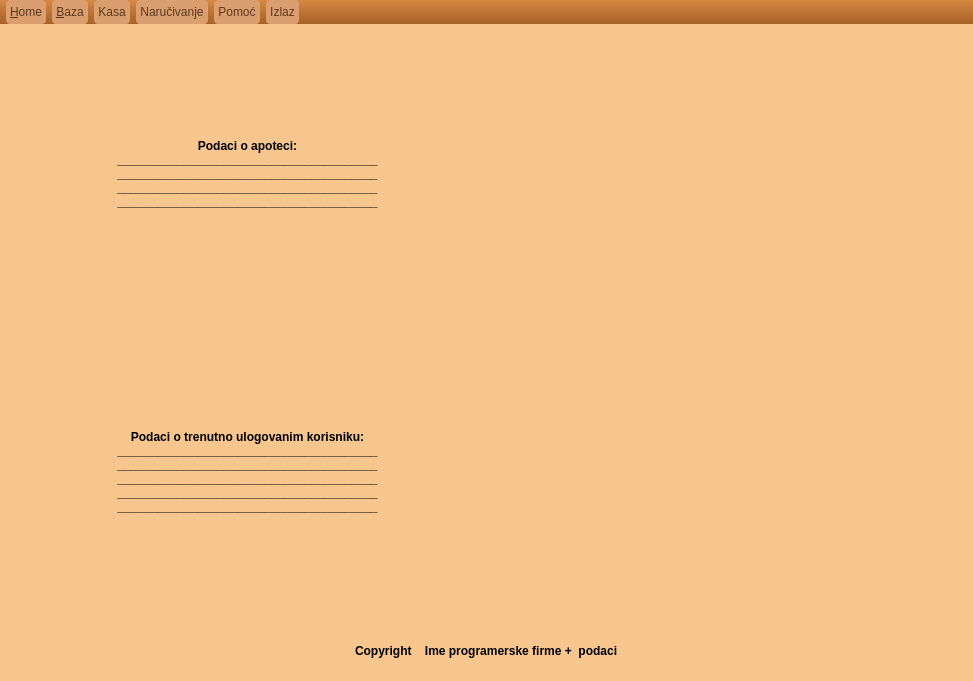
<?xml version="1.0" encoding="UTF-8"?>
<ui version="4.0">
 <class>Apoteka</class>
 <widget class="QMainWindow" name="Apoteka">
  <property name="geometry">
   <rect>
    <x>0</x>
    <y>0</y>
    <width>973</width>
    <height>681</height>
   </rect>
  </property>
  <property name="palette">
   <palette>
    <active>
     <colorrole role="WindowText">
      <brush brushstyle="SolidPattern">
       <color alpha="255">
        <red>170</red>
        <green>85</green>
        <blue>0</blue>
       </color>
      </brush>
     </colorrole>
     <colorrole role="Button">
      <brush brushstyle="SolidPattern">
       <color alpha="255">
        <red>247</red>
        <green>198</green>
        <blue>143</blue>
       </color>
      </brush>
     </colorrole>
     <colorrole role="Light">
      <brush brushstyle="SolidPattern">
       <color alpha="255">
        <red>255</red>
        <green>235</green>
        <blue>184</blue>
       </color>
      </brush>
     </colorrole>
     <colorrole role="Midlight">
      <brush brushstyle="SolidPattern">
       <color alpha="255">
        <red>233</red>
        <green>222</green>
        <blue>192</blue>
       </color>
      </brush>
     </colorrole>
     <colorrole role="Dark">
      <brush brushstyle="SolidPattern">
       <color alpha="255">
        <red>202</red>
        <green>167</green>
        <blue>118</blue>
       </color>
      </brush>
     </colorrole>
     <colorrole role="Mid">
      <brush brushstyle="SolidPattern">
       <color alpha="255">
        <red>164</red>
        <green>148</green>
        <blue>83</blue>
       </color>
      </brush>
     </colorrole>
     <colorrole role="Text">
      <brush brushstyle="SolidPattern">
       <color alpha="255">
        <red>60</red>
        <green>30</green>
        <blue>3</blue>
       </color>
      </brush>
     </colorrole>
     <colorrole role="BrightText">
      <brush brushstyle="SolidPattern">
       <color alpha="255">
        <red>244</red>
        <green>237</green>
        <blue>224</blue>
       </color>
      </brush>
     </colorrole>
     <colorrole role="ButtonText">
      <brush brushstyle="SolidPattern">
       <color alpha="255">
        <red>117</red>
        <green>69</green>
        <blue>52</blue>
       </color>
      </brush>
     </colorrole>
     <colorrole role="Base">
      <brush brushstyle="SolidPattern">
       <color alpha="255">
        <red>247</red>
        <green>198</green>
        <blue>143</blue>
       </color>
      </brush>
     </colorrole>
     <colorrole role="Window">
      <brush brushstyle="SolidPattern">
       <color alpha="255">
        <red>247</red>
        <green>198</green>
        <blue>143</blue>
       </color>
      </brush>
     </colorrole>
     <colorrole role="Shadow">
      <brush brushstyle="SolidPattern">
       <color alpha="255">
        <red>186</red>
        <green>144</green>
        <blue>71</blue>
       </color>
      </brush>
     </colorrole>
     <colorrole role="Highlight">
      <brush brushstyle="SolidPattern">
       <color alpha="255">
        <red>138</red>
        <green>68</green>
        <blue>40</blue>
       </color>
      </brush>
     </colorrole>
     <colorrole role="HighlightedText">
      <brush brushstyle="SolidPattern">
       <color alpha="255">
        <red>255</red>
        <green>198</green>
        <blue>147</blue>
       </color>
      </brush>
     </colorrole>
     <colorrole role="Link">
      <brush brushstyle="SolidPattern">
       <color alpha="255">
        <red>0</red>
        <green>0</green>
        <blue>71</blue>
       </color>
      </brush>
     </colorrole>
     <colorrole role="LinkVisited">
      <brush brushstyle="SolidPattern">
       <color alpha="255">
        <red>255</red>
        <green>169</green>
        <blue>237</blue>
       </color>
      </brush>
     </colorrole>
     <colorrole role="AlternateBase">
      <brush brushstyle="SolidPattern">
       <color alpha="255">
        <red>250</red>
        <green>246</green>
        <blue>178</blue>
       </color>
      </brush>
     </colorrole>
     <colorrole role="NoRole">
      <brush brushstyle="SolidPattern">
       <color alpha="255">
        <red>234</red>
        <green>234</green>
        <blue>234</blue>
       </color>
      </brush>
     </colorrole>
    </active>
    <inactive>
     <colorrole role="WindowText">
      <brush brushstyle="SolidPattern">
       <color alpha="255">
        <red>170</red>
        <green>85</green>
        <blue>0</blue>
       </color>
      </brush>
     </colorrole>
     <colorrole role="Button">
      <brush brushstyle="SolidPattern">
       <color alpha="255">
        <red>247</red>
        <green>198</green>
        <blue>143</blue>
       </color>
      </brush>
     </colorrole>
     <colorrole role="Light">
      <brush brushstyle="SolidPattern">
       <color alpha="255">
        <red>255</red>
        <green>235</green>
        <blue>184</blue>
       </color>
      </brush>
     </colorrole>
     <colorrole role="Midlight">
      <brush brushstyle="SolidPattern">
       <color alpha="255">
        <red>233</red>
        <green>222</green>
        <blue>192</blue>
       </color>
      </brush>
     </colorrole>
     <colorrole role="Dark">
      <brush brushstyle="SolidPattern">
       <color alpha="255">
        <red>202</red>
        <green>167</green>
        <blue>118</blue>
       </color>
      </brush>
     </colorrole>
     <colorrole role="Mid">
      <brush brushstyle="SolidPattern">
       <color alpha="255">
        <red>164</red>
        <green>148</green>
        <blue>83</blue>
       </color>
      </brush>
     </colorrole>
     <colorrole role="Text">
      <brush brushstyle="SolidPattern">
       <color alpha="255">
        <red>60</red>
        <green>30</green>
        <blue>3</blue>
       </color>
      </brush>
     </colorrole>
     <colorrole role="BrightText">
      <brush brushstyle="SolidPattern">
       <color alpha="255">
        <red>244</red>
        <green>237</green>
        <blue>224</blue>
       </color>
      </brush>
     </colorrole>
     <colorrole role="ButtonText">
      <brush brushstyle="SolidPattern">
       <color alpha="255">
        <red>117</red>
        <green>69</green>
        <blue>52</blue>
       </color>
      </brush>
     </colorrole>
     <colorrole role="Base">
      <brush brushstyle="SolidPattern">
       <color alpha="255">
        <red>247</red>
        <green>198</green>
        <blue>143</blue>
       </color>
      </brush>
     </colorrole>
     <colorrole role="Window">
      <brush brushstyle="SolidPattern">
       <color alpha="255">
        <red>247</red>
        <green>198</green>
        <blue>143</blue>
       </color>
      </brush>
     </colorrole>
     <colorrole role="Shadow">
      <brush brushstyle="SolidPattern">
       <color alpha="255">
        <red>186</red>
        <green>144</green>
        <blue>71</blue>
       </color>
      </brush>
     </colorrole>
     <colorrole role="Highlight">
      <brush brushstyle="SolidPattern">
       <color alpha="255">
        <red>138</red>
        <green>68</green>
        <blue>40</blue>
       </color>
      </brush>
     </colorrole>
     <colorrole role="HighlightedText">
      <brush brushstyle="SolidPattern">
       <color alpha="255">
        <red>255</red>
        <green>198</green>
        <blue>147</blue>
       </color>
      </brush>
     </colorrole>
     <colorrole role="Link">
      <brush brushstyle="SolidPattern">
       <color alpha="255">
        <red>0</red>
        <green>0</green>
        <blue>71</blue>
       </color>
      </brush>
     </colorrole>
     <colorrole role="LinkVisited">
      <brush brushstyle="SolidPattern">
       <color alpha="255">
        <red>255</red>
        <green>169</green>
        <blue>237</blue>
       </color>
      </brush>
     </colorrole>
     <colorrole role="AlternateBase">
      <brush brushstyle="SolidPattern">
       <color alpha="255">
        <red>250</red>
        <green>246</green>
        <blue>178</blue>
       </color>
      </brush>
     </colorrole>
     <colorrole role="NoRole">
      <brush brushstyle="SolidPattern">
       <color alpha="255">
        <red>234</red>
        <green>234</green>
        <blue>234</blue>
       </color>
      </brush>
     </colorrole>
    </inactive>
    <disabled>
     <colorrole role="WindowText">
      <brush brushstyle="SolidPattern">
       <color alpha="255">
        <red>202</red>
        <green>167</green>
        <blue>118</blue>
       </color>
      </brush>
     </colorrole>
     <colorrole role="Button">
      <brush brushstyle="SolidPattern">
       <color alpha="255">
        <red>247</red>
        <green>198</green>
        <blue>143</blue>
       </color>
      </brush>
     </colorrole>
     <colorrole role="Light">
      <brush brushstyle="SolidPattern">
       <color alpha="255">
        <red>255</red>
        <green>235</green>
        <blue>184</blue>
       </color>
      </brush>
     </colorrole>
     <colorrole role="Midlight">
      <brush brushstyle="SolidPattern">
       <color alpha="255">
        <red>233</red>
        <green>222</green>
        <blue>192</blue>
       </color>
      </brush>
     </colorrole>
     <colorrole role="Dark">
      <brush brushstyle="SolidPattern">
       <color alpha="255">
        <red>202</red>
        <green>167</green>
        <blue>118</blue>
       </color>
      </brush>
     </colorrole>
     <colorrole role="Mid">
      <brush brushstyle="SolidPattern">
       <color alpha="255">
        <red>164</red>
        <green>148</green>
        <blue>83</blue>
       </color>
      </brush>
     </colorrole>
     <colorrole role="Text">
      <brush brushstyle="SolidPattern">
       <color alpha="255">
        <red>202</red>
        <green>167</green>
        <blue>118</blue>
       </color>
      </brush>
     </colorrole>
     <colorrole role="BrightText">
      <brush brushstyle="SolidPattern">
       <color alpha="255">
        <red>244</red>
        <green>237</green>
        <blue>224</blue>
       </color>
      </brush>
     </colorrole>
     <colorrole role="ButtonText">
      <brush brushstyle="SolidPattern">
       <color alpha="255">
        <red>202</red>
        <green>167</green>
        <blue>118</blue>
       </color>
      </brush>
     </colorrole>
     <colorrole role="Base">
      <brush brushstyle="SolidPattern">
       <color alpha="255">
        <red>247</red>
        <green>198</green>
        <blue>143</blue>
       </color>
      </brush>
     </colorrole>
     <colorrole role="Window">
      <brush brushstyle="SolidPattern">
       <color alpha="255">
        <red>247</red>
        <green>198</green>
        <blue>143</blue>
       </color>
      </brush>
     </colorrole>
     <colorrole role="Shadow">
      <brush brushstyle="SolidPattern">
       <color alpha="255">
        <red>186</red>
        <green>144</green>
        <blue>71</blue>
       </color>
      </brush>
     </colorrole>
     <colorrole role="Highlight">
      <brush brushstyle="SolidPattern">
       <color alpha="255">
        <red>240</red>
        <green>240</green>
        <blue>240</blue>
       </color>
      </brush>
     </colorrole>
     <colorrole role="HighlightedText">
      <brush brushstyle="SolidPattern">
       <color alpha="255">
        <red>255</red>
        <green>198</green>
        <blue>147</blue>
       </color>
      </brush>
     </colorrole>
     <colorrole role="Link">
      <brush brushstyle="SolidPattern">
       <color alpha="255">
        <red>0</red>
        <green>0</green>
        <blue>71</blue>
       </color>
      </brush>
     </colorrole>
     <colorrole role="LinkVisited">
      <brush brushstyle="SolidPattern">
       <color alpha="255">
        <red>255</red>
        <green>169</green>
        <blue>237</blue>
       </color>
      </brush>
     </colorrole>
     <colorrole role="AlternateBase">
      <brush brushstyle="SolidPattern">
       <color alpha="255">
        <red>250</red>
        <green>246</green>
        <blue>178</blue>
       </color>
      </brush>
     </colorrole>
     <colorrole role="NoRole">
      <brush brushstyle="SolidPattern">
       <color alpha="255">
        <red>234</red>
        <green>234</green>
        <blue>234</blue>
       </color>
      </brush>
     </colorrole>
    </disabled>
   </palette>
  </property>
  <property name="windowTitle">
   <string>Apoteka</string>
  </property>
  <property name="toolTipDuration">
   <number>-6</number>
  </property>
  <property name="styleSheet">
   <string notr="true">QWidget {
   background-color: #f7c68f;
}

/* Nice Windows-XP-style password character. */
QLineEdit[echoMode=&quot;2&quot;] {
    lineedit-password-character: 9679;
}

/* We provide a min-width and min-height for push buttons
   so that they look elegant regardless of the width of the text. */
QPushButton {
    background-color: #c38e63;
    border-width: 2px;
    border-color: #c97842;
    border-style: solid;
    border-radius: 5;
    padding: 3px;
    min-width: 9ex;
    min-height: 2.5ex;
}

QPushButton:hover {
   background-color: #eaab81;
}

/* Increase the padding, so the text is shifted when the button is
   pressed. */
QPushButton:pressed {
    padding-left: 5px;
    padding-top: 5px;
    background-color: #db9f5c;
}

QLabel, QAbstractButton {
    font: bold;
}

/* Mark mandatory fields with a brownish color. */
.mandatory {
    color: brown;
}

/* Bold text on status bar looks awful. */
QStatusBar QLabel {
   font: normal;
}

QStatusBar::item {
    border-width: 1;
    border-color: darkkhaki;
    border-style: solid;
    border-radius: 2;
}

QComboBox, QLineEdit, QSpinBox, QTextEdit, QListView {
    background-color: cornsilk;
    selection-color: #0a214c; 
    selection-background-color: #C19A6B;
}

QComboBox::drop-down:hover {
    image: url(:/home/pharmacy/kucica.jpg);
}

QListView {
    show-decoration-selected: 1;
}

QListView::item:hover {
    background-color: wheat;
}

/* We reserve 1 pixel space in padding. When we get the focus,
   we kill the padding and enlarge the border. This makes the items
   glow. */
QLineEdit, QFrame {
    border-width: 2px;
    padding: 1px;
    border-style: solid;
    border-color: #db9f5c;
    border-radius: 5px;
}

/* As mentioned above, eliminate the padding and increase the border. */
QLineEdit:focus, QFrame:focus {
    border-width: 3px;
    padding: 0px;
}

/* A QLabel is a QFrame ... */
QLabel {
    border: none;
    padding: 0;
    background: none;
}

/* A QToolTip is a QLabel ... */
QToolTip {
    border: 2px solid #db9f5c;
    padding: 5px;
    border-radius: 3px;
    opacity: 200;
}

/* Nice to have the background color change when hovered. */
QRadioButton:hover, QCheckBox:hover {
    background-color: wheat;
}

/* Force the dialog's buttons to follow the Windows guidelines. */
QDialogButtonBox {
    button-layout: 0;
}

/*-------------------------------------------------------------------------------------------Menu bar------------------------------------------------------------------------------------------------------ --*/
QMenuBar {
    background-color: qlineargradient(x1:0, y1:0, x2:0, y2:1, stop:0 #d68844, stop:1 #a56126); /*svetli braon,  tamni braon*/
}

QMenuBar::item {
    spacing: 3px; /* spacing between menu bar items */
    padding: 5px 4px;
    background: #db9f6f;
    border-radius: 4px;
    color: #593920;
}

QMenuBar::item:selected { /* when selected using mouse or keyboard */
    background: #f2c196; /* boja koze */
}

QMenuBar::item:pressed {
    background: #8c7252; /* sivi braon */
}

/*--------------------------------------------------------------------------------Menu ----------------------------------------------------------------------------------------------------------------------*/
QMenu {
    background-color: #f7c68f; /* sets background of the menu */
    border: 1px solid black;
}

QMenu::item {
    /* sets background of menu item. set this to something non-transparent
        if you want menu color and menu item color to be different */
    background-color: #f2ca9d;
}

QMenu::item:selected { /* when user selects item using mouse or keyboard */
    background-color: #a36c35;
}
</string>
  </property>
  <widget class="QWidget" name="centralWidget">
   <layout class="QVBoxLayout" name="verticalLayout" stretch="15,1">
    <item>
     <layout class="QHBoxLayout" name="horizontalLayout_3" stretch="1,1">
      <item>
       <layout class="QVBoxLayout" name="verticalBALL" stretch="0,0">
        <item>
         <widget class="QLabel" name="label_2">
          <property name="text">
           <string>Podaci o apoteci:
_______________________________________
_______________________________________
_______________________________________
_______________________________________
</string>
          </property>
          <property name="alignment">
           <set>Qt::AlignCenter</set>
          </property>
         </widget>
        </item>
        <item>
         <widget class="QLabel" name="label">
          <property name="text">
           <string>Podaci o trenutno ulogovanim korisniku:
_______________________________________
_______________________________________
_______________________________________
_______________________________________
_______________________________________
</string>
          </property>
          <property name="alignment">
           <set>Qt::AlignCenter</set>
          </property>
         </widget>
        </item>
       </layout>
      </item>
      <item>
       <layout class="QVBoxLayout" name="verticalJOBB">
        <item>
         <widget class="QLabel" name="label_5">
          <property name="text">
           <string/>
          </property>
          <property name="pixmap">
           <pixmap resource="images.qrc">:/photoMissing.png</pixmap>
          </property>
          <property name="alignment">
           <set>Qt::AlignCenter</set>
          </property>
         </widget>
        </item>
        <item>
         <spacer name="verticalSpacer_2">
          <property name="orientation">
           <enum>Qt::Vertical</enum>
          </property>
          <property name="sizeHint" stdset="0">
           <size>
            <width>20</width>
            <height>40</height>
           </size>
          </property>
         </spacer>
        </item>
        <item>
         <widget class="QLabel" name="label_4">
          <property name="text">
           <string/>
          </property>
          <property name="pixmap">
           <pixmap resource="images.qrc">:/photoMissing.png</pixmap>
          </property>
          <property name="alignment">
           <set>Qt::AlignCenter</set>
          </property>
         </widget>
        </item>
       </layout>
      </item>
     </layout>
    </item>
    <item>
     <layout class="QHBoxLayout" name="horizontalLayout_4">
      <item>
       <spacer name="horizontalSpacer_2">
        <property name="orientation">
         <enum>Qt::Horizontal</enum>
        </property>
        <property name="sizeHint" stdset="0">
         <size>
          <width>40</width>
          <height>20</height>
         </size>
        </property>
       </spacer>
      </item>
      <item>
       <widget class="QLabel" name="label_3">
        <property name="text">
         <string>Copyright    Ime programerske firme +  podaci</string>
        </property>
       </widget>
      </item>
      <item>
       <spacer name="horizontalSpacer">
        <property name="orientation">
         <enum>Qt::Horizontal</enum>
        </property>
        <property name="sizeHint" stdset="0">
         <size>
          <width>40</width>
          <height>20</height>
         </size>
        </property>
       </spacer>
      </item>
     </layout>
    </item>
   </layout>
  </widget>
  <widget class="QMenuBar" name="menuBar">
   <property name="geometry">
    <rect>
     <x>0</x>
     <y>0</y>
     <width>973</width>
     <height>29</height>
    </rect>
   </property>
   <property name="defaultUp">
    <bool>true</bool>
   </property>
   <property name="nativeMenuBar">
    <bool>true</bool>
   </property>
   <widget class="QMenu" name="menuHome">
    <property name="styleSheet">
     <string notr="true">image: url(/home/panna/Documents/ISProjekat/pharmacy/korisnickiInterface/kucica.png);</string>
    </property>
    <property name="title">
     <string>&amp;Home</string>
    </property>
    <addaction name="actionLogin"/>
   </widget>
   <widget class="QMenu" name="menuBaza">
    <property name="title">
     <string>&amp;Baza</string>
    </property>
    <addaction name="actionIme_artikala"/>
    <addaction name="actionJedinice_mere"/>
    <addaction name="actionPoreske_grupe"/>
    <addaction name="actionProizvodaci"/>
    <addaction name="actionPregled_prodaja"/>
    <addaction name="actionProdaja_u_periodu"/>
   </widget>
   <widget class="QMenu" name="menuKasa">
    <property name="title">
     <string>Kasa</string>
    </property>
    <addaction name="actionKupovina"/>
   </widget>
   <widget class="QMenu" name="menuPomo">
    <property name="title">
     <string>Pomoć</string>
    </property>
   </widget>
   <widget class="QMenu" name="menuNaru">
    <property name="title">
     <string>Naručivanje</string>
    </property>
    <addaction name="actionRobe"/>
    <addaction name="actionLista"/>
   </widget>
   <widget class="QMenu" name="menuIzlaz">
    <property name="title">
     <string>Izlaz</string>
    </property>
    <addaction name="actionLogin_2"/>
    <addaction name="actionLogout"/>
   </widget>
   <addaction name="menuHome"/>
   <addaction name="menuBaza"/>
   <addaction name="menuKasa"/>
   <addaction name="menuNaru"/>
   <addaction name="menuPomo"/>
   <addaction name="menuIzlaz"/>
  </widget>
  <action name="actionIme_artikala">
   <property name="text">
    <string>Ime artikala i podaci</string>
   </property>
  </action>
  <action name="actionJedinice_mere">
   <property name="text">
    <string>Jedinice mere</string>
   </property>
  </action>
  <action name="actionPoreske_grupe">
   <property name="text">
    <string>Poreske grupe</string>
   </property>
  </action>
  <action name="actionProizvodaci">
   <property name="text">
    <string>Proizvođači</string>
   </property>
  </action>
  <action name="actionPregled_prodaja">
   <property name="text">
    <string>Pregled prodaja</string>
   </property>
  </action>
  <action name="actionProdaja_u_periodu">
   <property name="text">
    <string>Prodaja u periodu</string>
   </property>
  </action>
  <action name="actionLogin">
   <property name="text">
    <string>login</string>
   </property>
  </action>
  <action name="actionLogin_2">
   <property name="text">
    <string>login</string>
   </property>
  </action>
  <action name="actionLogout">
   <property name="text">
    <string>logout</string>
   </property>
  </action>
  <action name="actionKupovina">
   <property name="text">
    <string>kupovina</string>
   </property>
  </action>
  <action name="actionRobe">
   <property name="text">
    <string>robe</string>
   </property>
  </action>
  <action name="actionLista">
   <property name="text">
    <string>lista</string>
   </property>
  </action>
 </widget>
 <layoutdefault spacing="6" margin="11"/>
 <resources>
  <include location="images.qrc"/>
 </resources>
 <connections/>
</ui>
